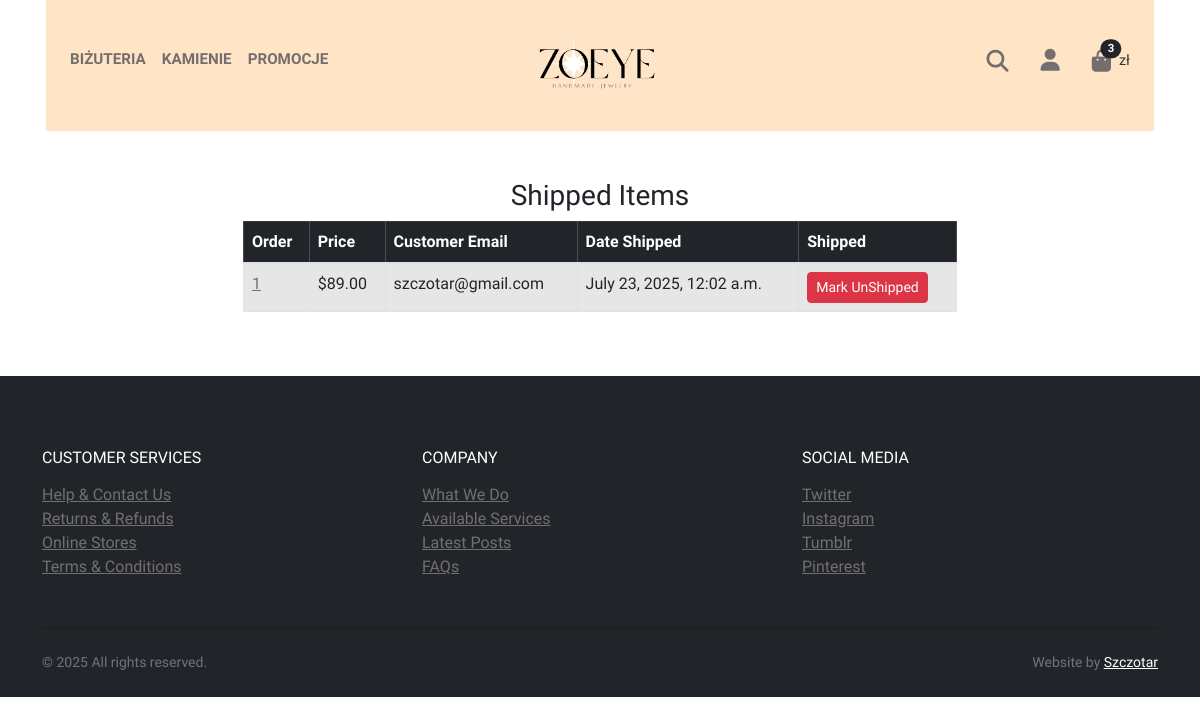
The page /payment/shipped_dash (signed in) on the database its author committed.
### payment/models.py (models this page shows, shortened)
class Order(models.Model):
	user = models.ForeignKey(User, on_delete=models.CASCADE, null=True, blank=True)
	order_number = models.CharField(max_length=12, unique=True, editable=False)
	full_name = models.CharField(max_length=250)
	email = models.EmailField(max_length=250)
	shipping_address = models.TextField(max_length=15000)
	amount_paid = models.DecimalField(max_digits=7, decimal_places=2)
	date_ordered = models.DateTimeField(auto_now_add=True)
	shipped = models.BooleanField(default=False)
	date_shipped = models.DateTimeField(blank=True, null=True)

### payment/views.py (the view, shortened to what this page needs)
# urls.py: path('shipped_dash', views.shipped_dash, name="shipped_dash"),
def shipped_dash(request):
    if request.user.is_authenticated and request.user.is_superuser:
        orders = Order.objects.filter(shipped=True).order_by('-date_shipped') # Order by shipping date
        return render(request, "payment/shipped_dash.html", {"orders":orders})
    else:
        messages.success(request, "Access Denied")
        return redirect('home')

### cart/cart.py (called while the page is built)
    def __len__(self):
        return sum(self.cart.values())

### cart/context_processors.py (called while the page is built)
def cart(request):
	return {'cart': Cart(request)}

### store/context_processors.py (called while the page is built)
def site_data(request):
    return {
        'all_materials': Material.objects.all().order_by('name'),
        'all_categories': Category.objects.all().order_by('name'), # Możesz też dodać wszystkie kategorie
    }

### payment/templates/payment/shipped_dash.html (shortened to what this page needs)
{% extends 'base.html' %}
{% block content %}
        <div class="container">
        	<div class="row">
        		<center>
        			<div class="col-8">
        				<br/><br/>
<h3>Shipped Items</h3>
<table class="table table-striped table-hover table-bordered">
  <thead class="table-dark">
    <tr>
      <th scope="col">Order</th>
      <th scope="col">Price</th>
      <th scope="col">Customer Email</th>
      <th scope="col">Date Shipped</th>
      <th scope="col">Shipped</th>
    </tr>
  </thead>
  <tbody>
    {% for item in orders %}
    <tr>
      <td><a href="{% url 'orders' item.id %}">{{ item.id }}</a></td>
      <td>${{ item.amount_paid }}</td>
      <td>{{ item.email }}</td>
      <td>{{ item.date_shipped }}</td>
       <td>
        <form method="POST">
          <button type="Submit" class="btn btn-danger btn-sm">Mark UnShipped</button>
        </form>
      </td>
    </tr>
    {% endfor %}
  </tbody>
</table>
<br/><br/>
        			</div>
        		</center>
        	</div>
        </div>
{% endblock %}

### rows shown on the page
Order: id "1", amount_paid "89.00", email "szczotar@gmail.com", date_shipped "July 23, 2025, 12:02 a.m."

### other values the page prints
{{ cart|length }} "3"
